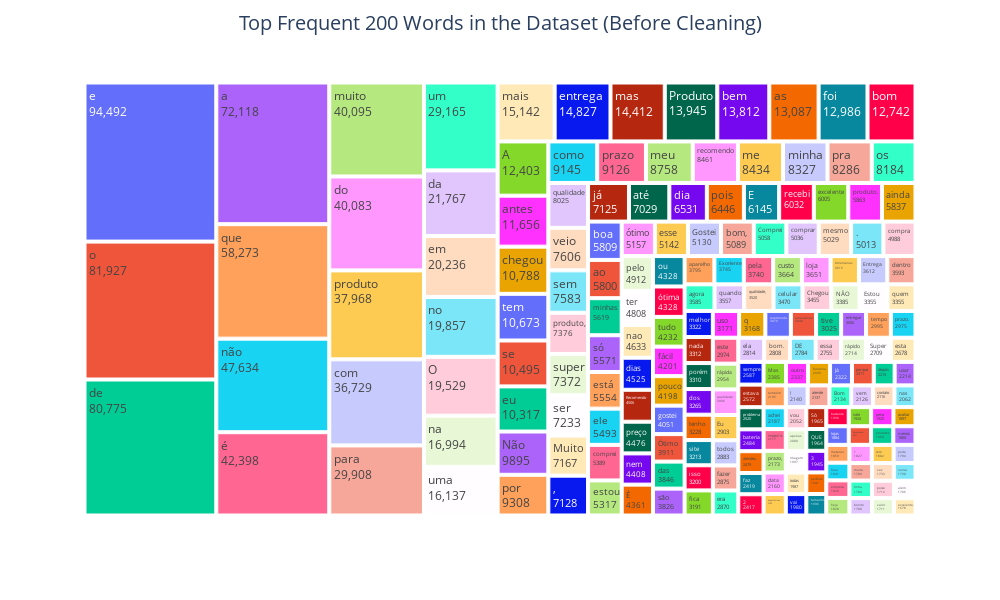

Notebook cell for this chart:
### Markdown cell above
## 4. Text Analysis
### 4.1 Overview

### Code cell
FreqOfWords = df['review_text'].str.split(expand=True).stack().value_counts()
FreqOfWords_top200 = FreqOfWords[:200]

fig = px.treemap(FreqOfWords_top200, path=[FreqOfWords_top200.index], values=0, width=1000, height=600)
fig.update_layout(title_text='Top Frequent 200 Words in the Dataset (Before Cleaning)',
                  title_x=0.5, title_font=dict(size=20)
                  )
fig.update_traces(textinfo="label+value")
fig.show()

### Figure 1 — Plotly figure (JSON) as saved in the notebook; plotly's stock layout.template omitted (floating-point values rounded to 4 significant figures; data arrays with more than 128 entries replaced by an {"elided": "..."} marker saying what was removed)
{"data": [{"branchvalues": "total", "domain": {"x": [0, 1], "y": [0, 1]}, "hovertemplate": "labels=%{label}<br>0=%{value}<br>parent=%{parent}<br>id=%{id}<extra></extra>", "ids": {"elided": "200 str values"}, "labels": {"elided": "200 str values"}, "name": "", "parents": {"elided": "200 str values"}, "textinfo": "label+value", "type": "treemap", "values": {"elided": "200 int values"}}], "layout": {"height": 600, "legend": {"tracegroupgap": 0}, "margin": {"t": 60}, "title": {"font": {"size": 20}, "text": "Top Frequent 200 Words in the Dataset (Before Cleaning)", "x": 0.5}, "width": 1000}}
